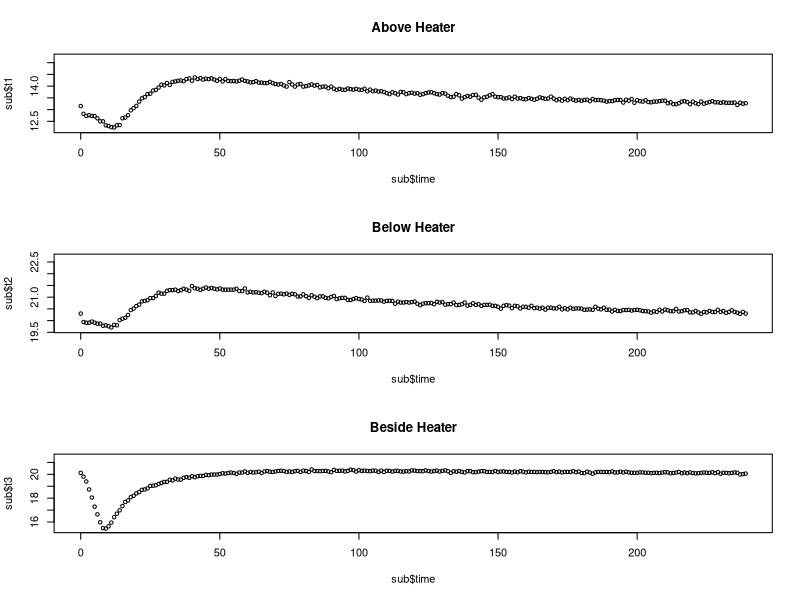
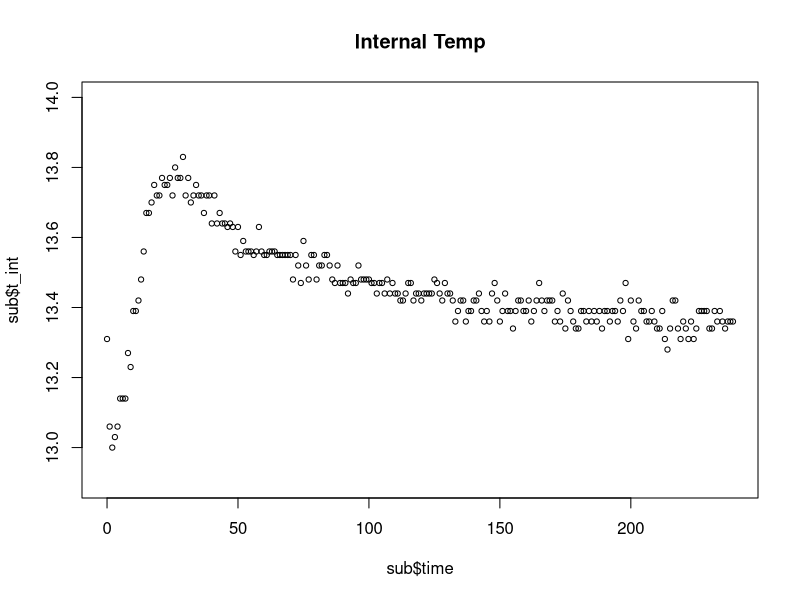
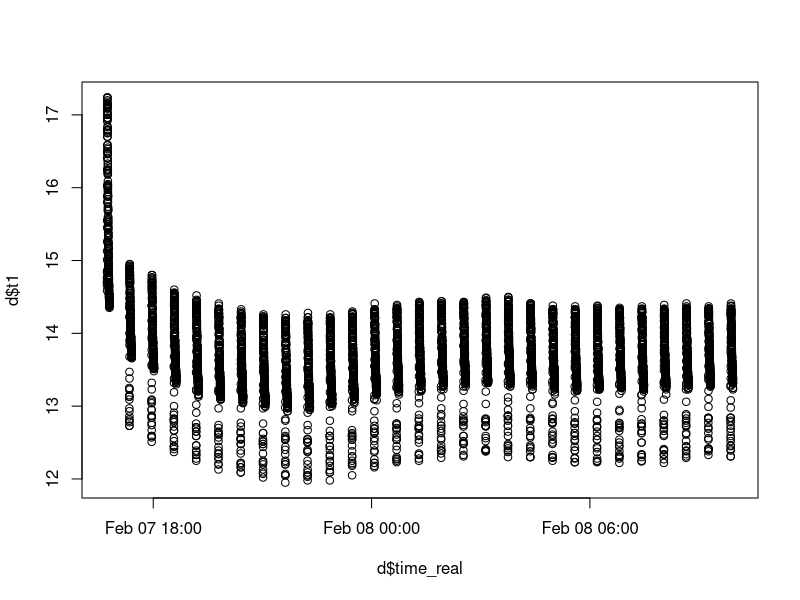
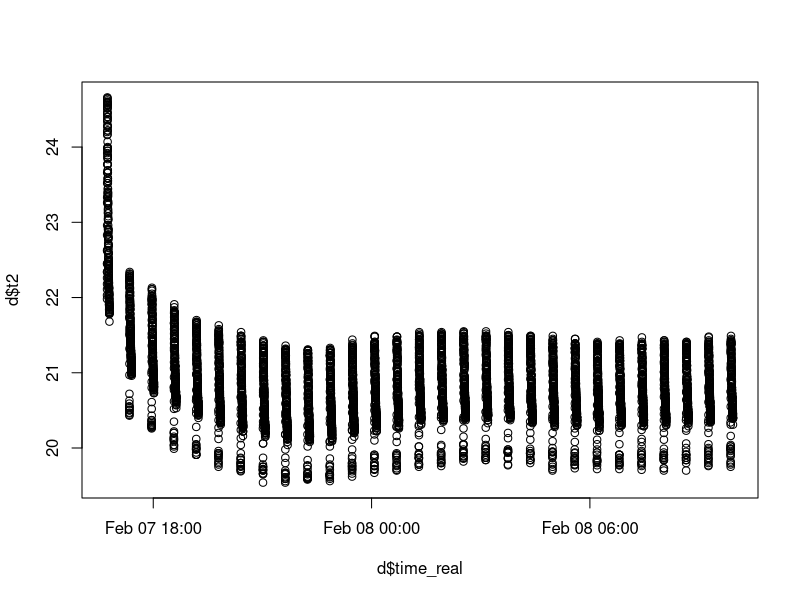
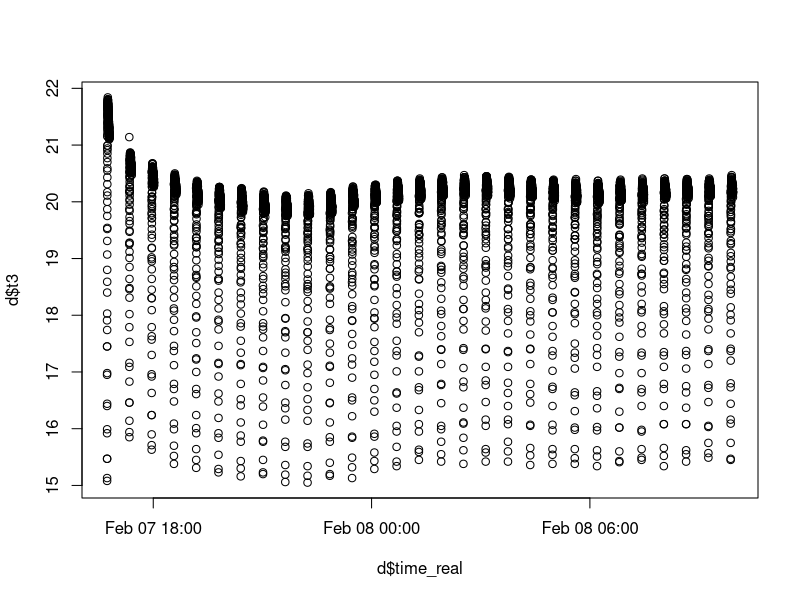
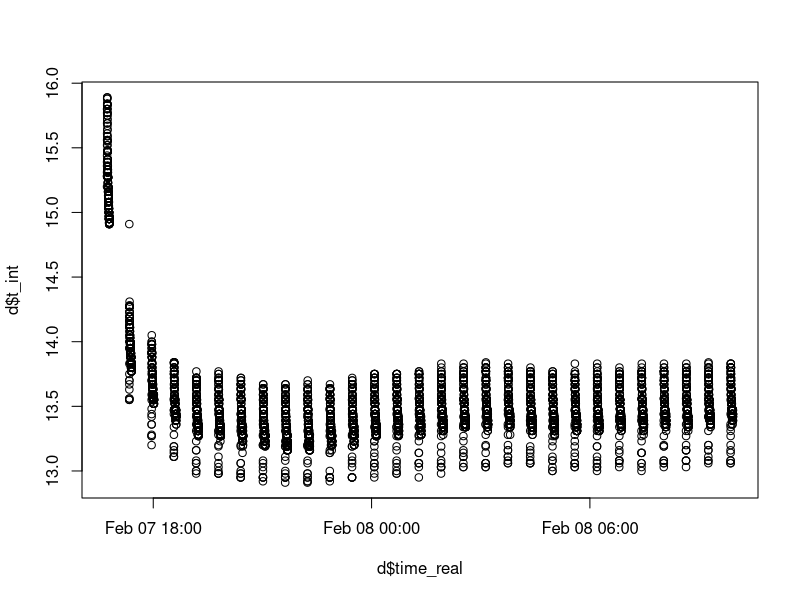
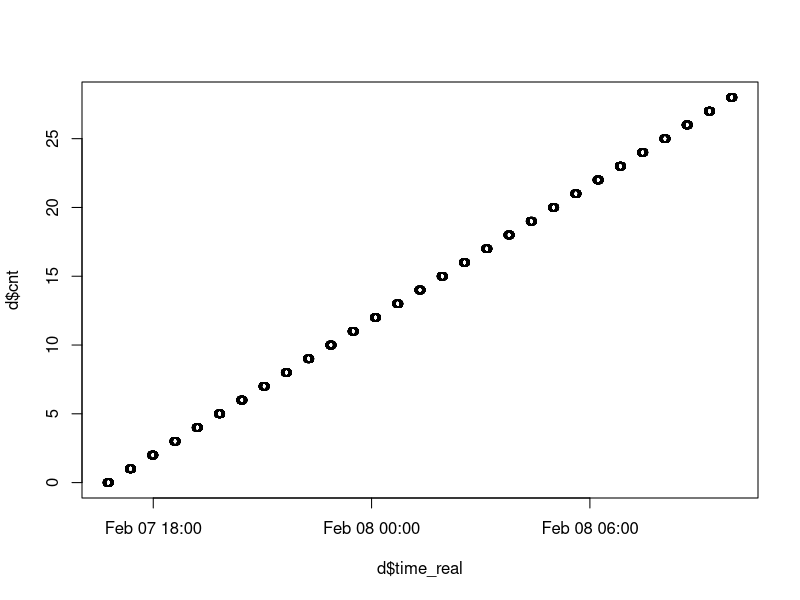
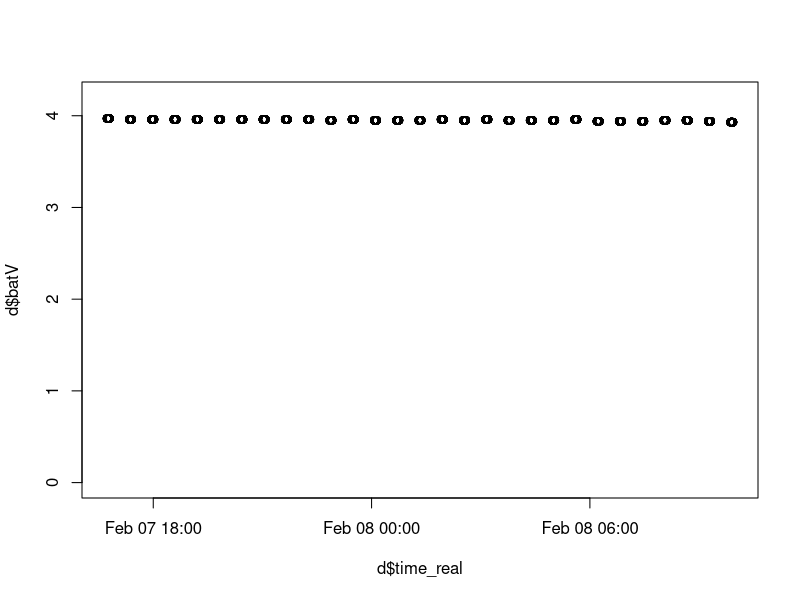

These charts were generated, in order, by the following R code:
setwd("~/Documents/Projects/UAF/sap-flux/data/2017-02-08/")
d = data.frame(read.csv("100_27.csv"))
names(d) <- c("id", "time", "t1", "t2", "t3", "t_int", "batV", "cnt")
d$time_real = as.POSIXct(d$time, origin="1970-01-01", "America/Anchorage") #Convert time to POSIX

dateTime1 <- strptime("7:00 2017/2/08", format="%H:%M %Y/%m/%d", tz="America/Anchorage")
dateTime2 <- strptime("7:30 2017/2/08", format="%H:%M %Y/%m/%d", tz="America/Anchorage")
sub <- d[d$time_real < dateTime2 & d$time_real > dateTime1, ]


subStart = sub[1,2]
sub$time = sub$time - subStart
min = min(sub$t1) - 0.1
max = min + 20
par(mfrow=c(3,1))
plot(sub$t1~sub$time, type='p', pch=1, cex=0.7, ylim=c(min(sub$t1) - 0.1, min(sub$t1) + 3), main="Above Heater")
plot(sub$t2~sub$time, type='p', pch=1, cex=0.7, ylim=c(min(sub$t2) - 0.1, min(sub$t2) + 3), main="Below Heater")
plot(sub$t3~sub$time, type='p', pch=1, cex=0.7, ylim=c(min(sub$t3) - 0.1, min(sub$t3) + 6), main="Beside Heater")


par(mfrow=c(1,1))
plot(sub$t_int~sub$time, type='p', pch=1, cex=0.7, ylim=c(min(sub$t_int) - 0.1, min(sub$t_int) + 1), main="Internal Temp")
par(mfrow=c(1,1))

plot(d$t1~d$time_real)
plot(d$t2~d$time_real)
plot(d$t3~d$time_real)
plot(d$t_int~d$time_real)
plot(d$cnt~d$time_real)
plot(d$batV~d$time_real, ylim=c(0, 4.2))
